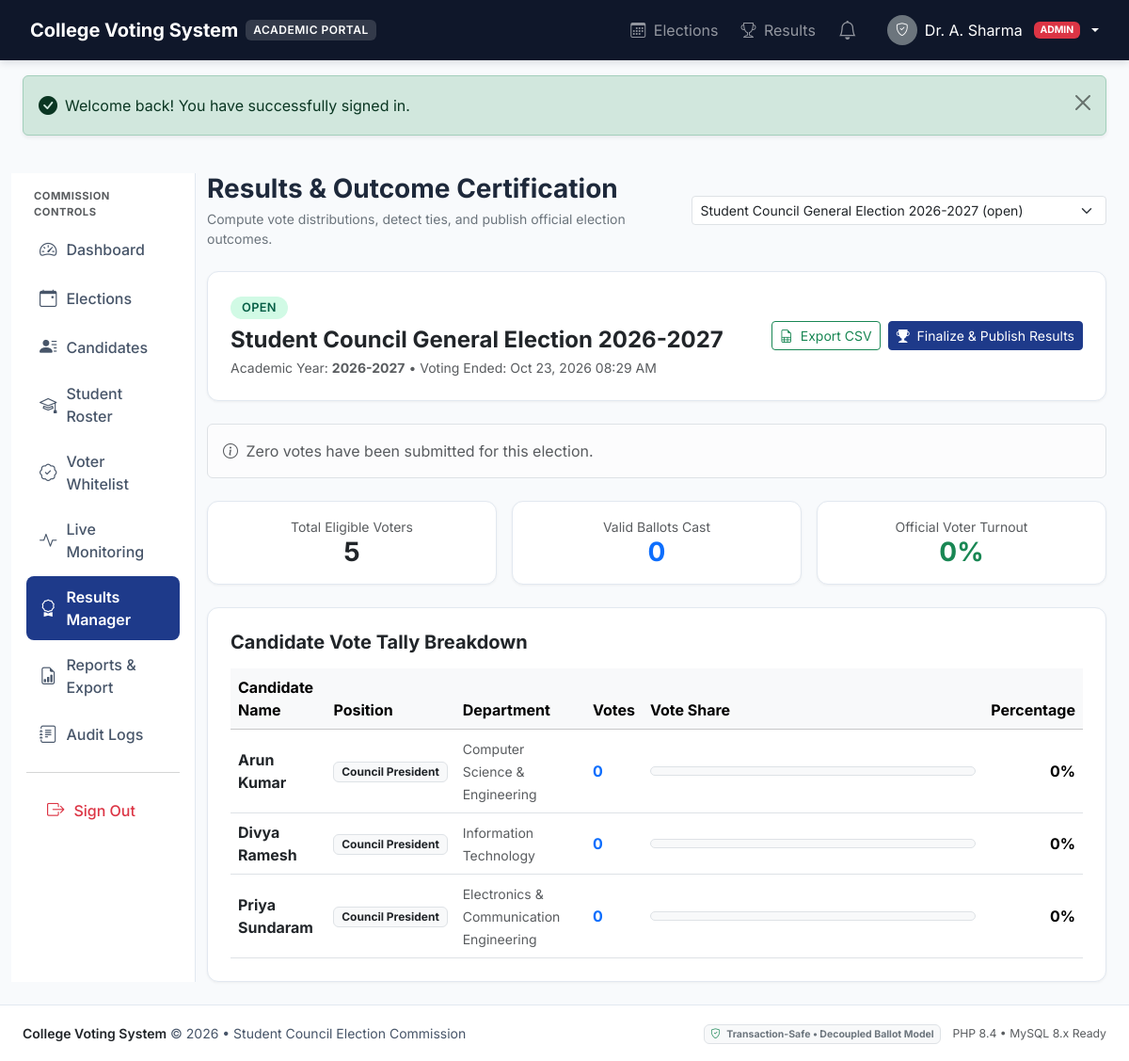
The app's page /admin/results.php?id=1 (signed in) with its own data.
### tables this page shows
CREATE TABLE IF NOT EXISTS users (
    id INT AUTO_INCREMENT PRIMARY KEY,
    email VARCHAR(150) NOT NULL UNIQUE,
    password_hash VARCHAR(255) NOT NULL,
    role ENUM('admin', 'student') NOT NULL DEFAULT 'student',
    status ENUM('pending', 'active', 'suspended') NOT NULL DEFAULT 'pending',
    created_at DATETIME NOT NULL DEFAULT CURRENT_TIMESTAMP,
    updated_at DATETIME NOT NULL DEFAULT CURRENT_TIMESTAMP ON UPDATE CURRENT_TIMESTAMP,
    INDEX idx_user_role (role),
    INDEX idx_user_status (status)
);

CREATE TABLE IF NOT EXISTS elections (
    id INT AUTO_INCREMENT PRIMARY KEY,
    title VARCHAR(200) NOT NULL,
    description TEXT DEFAULT NULL,
    academic_year VARCHAR(20) NOT NULL,
    election_type ENUM('general', 'departmental', 'club', 'special') NOT NULL DEFAULT 'general',
    start_time DATETIME NOT NULL,
    end_time DATETIME NOT NULL,
    status ENUM('draft', 'scheduled', 'open', 'closed', 'results_published', 'cancelled') NOT NULL DEFAULT 'draft',
    eligibility_type ENUM('all_students', 'by_department', 'by_year') NOT NULL DEFAULT 'all_students',
    created_by INT DEFAULT NULL,
    created_at DATETIME NOT NULL DEFAULT CURRENT_TIMESTAMP,
    updated_at DATETIME NOT NULL DEFAULT CURRENT_TIMESTAMP ON UPDATE CURRENT_TIMESTAMP,
    CONSTRAINT fk_election_creator FOREIGN KEY (created_by) REFERENCES users(id) ON DELETE SET NULL,
    INDEX idx_election_status (status),
    INDEX idx_election_dates (start_time, end_time)
);

CREATE TABLE IF NOT EXISTS candidates (
    id INT AUTO_INCREMENT PRIMARY KEY,
    election_id INT NOT NULL,
    student_id INT DEFAULT NULL,
    name VARCHAR(100) NOT NULL,
    position VARCHAR(100) NOT NULL,
    department_id INT DEFAULT NULL,
    manifesto TEXT DEFAULT NULL,
    photo_url VARCHAR(255) DEFAULT NULL,
    status ENUM('active', 'withdrawn', 'disqualified') NOT NULL DEFAULT 'active',
    created_at DATETIME NOT NULL DEFAULT CURRENT_TIMESTAMP,
    updated_at DATETIME NOT NULL DEFAULT CURRENT_TIMESTAMP ON UPDATE CURRENT_TIMESTAMP,
    CONSTRAINT fk_candidate_election FOREIGN KEY (election_id) REFERENCES elections(id) ON DELETE CASCADE,
    CONSTRAINT fk_candidate_student FOREIGN KEY (student_id) REFERENCES students(id) ON DELETE SET NULL,
    CONSTRAINT fk_candidate_dept FOREIGN KEY (department_id) REFERENCES departments(id) ON DELETE SET NULL,
    INDEX idx_candidate_election (election_id),
    INDEX idx_candidate_status (status)
);

CREATE TABLE IF NOT EXISTS departments (
    id INT AUTO_INCREMENT PRIMARY KEY,
    code VARCHAR(20) NOT NULL UNIQUE,
    name VARCHAR(100) NOT NULL,
    created_at DATETIME NOT NULL DEFAULT CURRENT_TIMESTAMP
);

### admin/results.php (the view, shortened to what the rows shown need)
<?php
require_once __DIR__ . '/../app/includes/csrf.php';
require_once __DIR__ . '/../app/includes/functions.php';
require_once __DIR__ . '/../app/services/ResultService.php';
require_once __DIR__ . '/../app/repositories/ElectionRepository.php';
$db = Database::getConnection();
$resultService = new ResultService($db);
$electionRepo = new ElectionRepository($db);
$currentUser = Auth::user();
$allElections = $electionRepo->getAll();
$electionId = (int)($_GET['id'] ?? ($allElections[0]['id'] ?? 0));
$election = $electionRepo->findById($electionId);
$results = $resultService->calculateResults($electionId);
require_once __DIR__ . '/../app/includes/header.php';
?>
<div class="container-fluid px-3 px-md-4 py-4">
    <div class="row g-4">
        <div class="col-lg-9 col-xl-10">
            <div class="d-flex flex-column flex-md-row justify-content-between align-items-md-center gap-3 mb-4">
                <div>
                    <h1 class="h3 fw-bold mb-1">Results & Outcome Certification</h1>
                </div>
            </div>
            <div class="card card-academic p-4 mb-4">
                <div class="d-flex flex-wrap justify-content-between align-items-center gap-3">
                    <div>
                        <span class="badge badge-status badge-<?= e($election['status']) ?> mb-2">
                            <?= e(str_replace('_', ' ', $election['status'])) ?>
                        </span>
                        <h2 class="h4 fw-bold text-dark mb-1"><?= e($election['title']) ?></h2>
                        <div class="text-muted small">
                            Academic Year: <strong><?= e($election['academic_year']) ?></strong> &bull;
                            Voting Ended: <?= format_datetime($election['end_time']) ?>
                        </div>
                    </div>
                </div>
            </div>
            <div class="card card-academic p-4">
                <div class="table-responsive">
                    <table class="table table-hover align-middle mb-0">
                        <thead class="table-light">
                            <tr>
                                <th>Candidate Name</th>
                                <th>Position</th>
                                <th>Department</th>
                                <th>Votes</th>
                                <th style="width: 40%;">Vote Share</th>
                                <th class="text-end">Percentage</th>
                            </tr>
                        </thead>
                        <tbody>
                            <?php foreach ($results['candidates'] as $c): ?>
                                <tr>
                                    <td class="fw-bold text-dark"><?= e($c['name']) ?></td>
                                    <td><span class="badge bg-light text-dark border"><?= e($c['position']) ?></span></td>
                                    <td><small class="text-muted"><?= e($c['department_name']) ?></small></td>
                                    <td class="fw-bold text-primary"><?= $c['votes'] ?></td>
                                    <td>
                                        <div class="progress progress-vote bg-light border">
                                        </div>
                                    </td>
                                    <td class="text-end fw-bold"><?= $c['percentage'] ?>%</td>
                                </tr>
                            <?php endforeach; ?>
                        </tbody>
                    </table>
                </div>
            </div>
        </div>
    </div>
</div>
<?php require_once __DIR__ . '/../app/includes/footer.php'; ?>

### app/includes/header.php (shortened to what the rows shown need)
<?php
require_once __DIR__ . '/auth.php';
require_once __DIR__ . '/functions.php';
$currentUser = Auth::user();
$isLoggedIn = Auth::check();
$isAdmin = Auth::isAdmin();
?>
<!DOCTYPE html>
<html lang="en">
<head>
    <link href="https://cdn.jsdelivr.net/npm/bootstrap@5.3.3/dist/css/bootstrap.min.css" rel="stylesheet">
    <link href="https://cdn.jsdelivr.net/npm/bootstrap-icons@1.11.3/font/bootstrap-icons.css" rel="stylesheet">
    <link href="<?= base_url('assets/css/style.css') ?>" rel="stylesheet">
</head>
<body>
<nav class="navbar navbar-expand-lg navbar-dark app-navbar py-2 sticky-top">
    <div class="container-fluid px-3 px-md-4">
        <div class="collapse navbar-collapse" id="appNav">
            <ul class="navbar-nav ms-auto align-items-center gap-1 gap-lg-2">
                <?php if ($isLoggedIn): ?>
                    <li class="nav-item">
                        <a class="nav-link position-relative px-2" href="<?= base_url('notifications.php') ?>" title="Notifications">
                            <i class="bi bi-bell fs-5"></i>
                        </a>
                    </li>
                    <li class="nav-item dropdown ms-lg-2">
                        <a class="nav-link dropdown-toggle d-flex align-items-center gap-2 text-white" href="#" role="button" data-bs-toggle="dropdown">
                            <div class="rounded-circle bg-secondary text-white d-flex align-items-center justify-content-center" style="width: 32px; height: 32px; font-size: 0.85rem;">
                                <i class="bi <?= $isAdmin ? 'bi-shield-check' : 'bi-person-fill' ?>"></i>
                            </div>
                            <span class="d-none d-md-inline"><?= e($currentUser['admin']['full_name'] ?? $currentUser['student']['full_name'] ?? $currentUser['email']) ?></span>
                            <span class="badge bg-<?= $isAdmin ? 'danger' : 'primary' ?> text-uppercase ms-1" style="font-size: 0.65rem;">
                                <?= e($currentUser['role']) ?>
                            </span>
                        </a>
                    </li>
                <?php endif; ?>
            </ul>
        </div>
    </div>
</nav>

### records on screen
users: role "ADMIN"
elections: status "OPEN", title "Student Council General Election 2026-2027", academic_year "2026-2027", end_time "Oct 23, 2026 08:29 AM"
candidates: name "Arun Kumar", position "Council President", department.name "Computer Science & Engineering", votes "0", percentage "0"
candidates: name "Divya Ramesh", position "Council President", department.name "Information Technology", votes "0", percentage "0"
candidates: name "Priya Sundaram", position "Council President", department.name "Electronics & Communication Engineering", votes "0", percentage "0"

### other values on screen
$currentUser['admin']['full_name'] "Dr. A. Sharma"
$flash['message'] "Welcome back! You have successfully signed in."
$results['total_eligible_voters'] "5"
$results['total_votes_cast'] "0"
$results['turnout_percentage'] "0"
PHP_MAJOR_VERSION "8"
PHP_MINOR_VERSION "4"
form field id "Student Council General Election 2026-2027 (open)"
